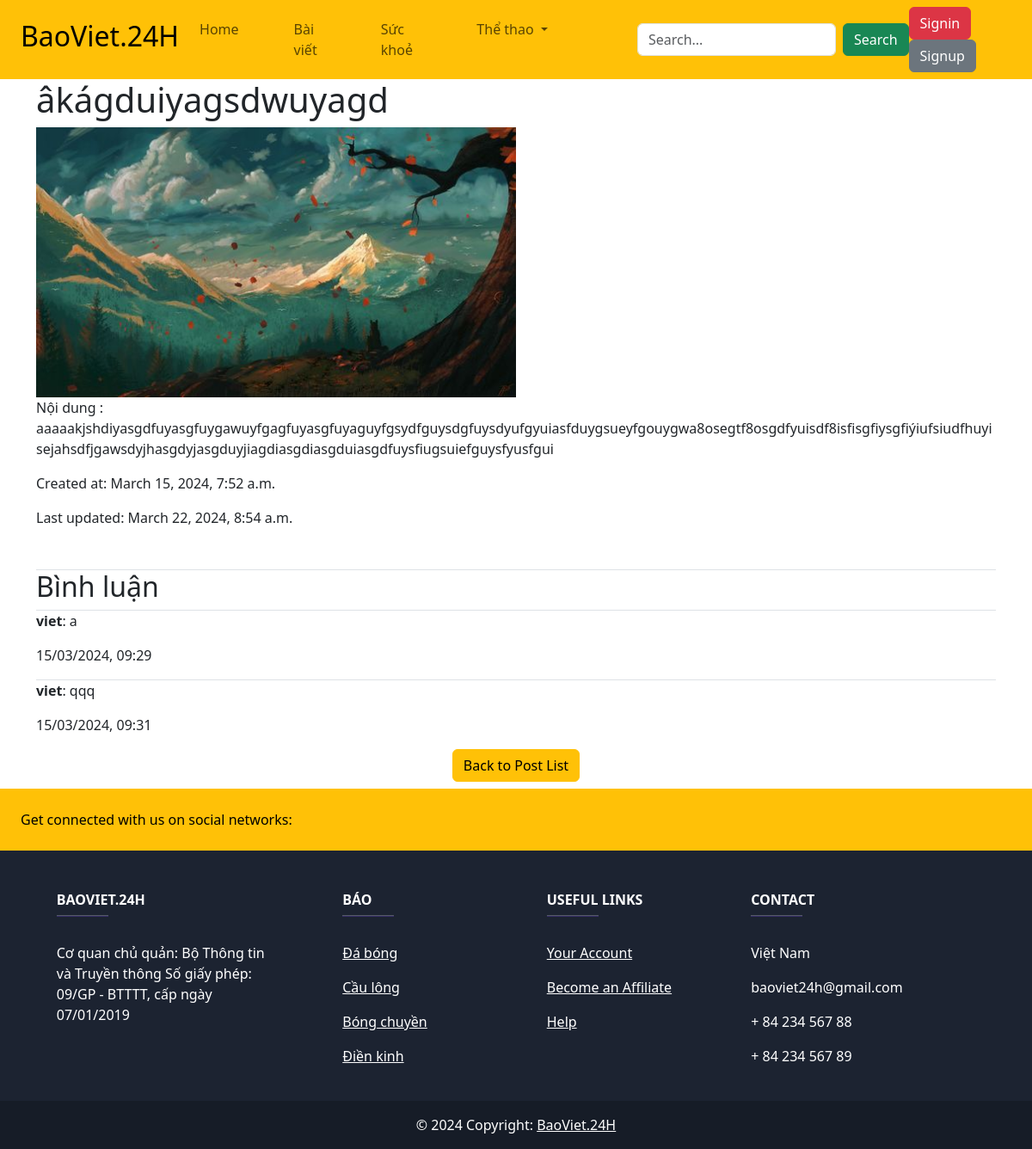
/post/27/, run on the app's committed database.
### posts/models.py (models this page shows, shortened)
class Post(models.Model):
    title = models.CharField(max_length=2000)
    content = models.TextField()
    content2 = models.TextField(default='')
    image = models.ImageField(upload_to='images/', blank=True, null=True)
    created_at = models.DateTimeField(auto_now_add=True)
    updated_at = models.DateTimeField(auto_now=True)

class Comment(models.Model):
    post = models.ForeignKey('Post', on_delete=models.CASCADE, related_name='comments')
    author = models.ForeignKey(User, on_delete=models.CASCADE)
    content = models.TextField()
    created_date = models.DateTimeField(default=timezone.now)

### posts/views.py (the view)
# urls.py: path('post/<int:pk>/', post_views.post_detail, name='post_detail'),
def post_detail(request, pk):
    post = get_object_or_404(Post, pk=pk)
    return render(request, 'posts/post_detail.html', {'post': post})

### posts/Templates/posts/post_detail.html (shortened to what this page needs)
<!DOCTYPE html>
<html>
  <head>
    <link
      rel="stylesheet"
      href="https://cdn.jsdelivr.net/npm/bootstrap@5.3.2/dist/css/bootstrap.min.css"
    />
  </head>
  <body>
    <nav class="navbar navbar-expand-lg navbar-light bg-warning">
      <a class="navbar-brand" href="/">
        <h2 class="ps-4">BaoViet.24H</h2>
      </a>
      <div
        class="collapse navbar-collapse d-flex justify-content-evenly"
        id="navbarTogglerDemo03"
      >
        <ul class="navbar-nav mr-auto mt-2 mt-lg-0">
          <li class="nav-item active pe-5">
            <a class="nav-link" href="/">Home</a>
          </li>
          <li class="nav-item pe-5">
            <a class="nav-link" href="/post">Bài viết</a>
          </li>
          <li class="nav-item pe-5">
            <a class="nav-link" href="/post">Sức khoẻ</a>
          </li>
          <li class="nav-item dropdown pe-5">
            <a
              class="nav-link dropdown-toggle"
              href="#"
              role="button"
              data-bs-toggle="dropdown"
              aria-expanded="false"
            >
              Thể thao
            </a>
          </li>
        </ul>
        <form class="form-inline my-2 my-lg-0 d-flex ms-5" method="POST">
          <input
            class="form-control mr-sm-2 me-2"
            type="text"
            placeholder="Search..."
            name="q"
          />
          <button class="btn btn-success my-2 my-sm-0" type="submit">
            Search
          </button>
        </form>
        <div>
          {% if user.is_authenticated %}
          <div class="d-flex">
            <a class="navbar-text pe-3 text-decoration-none" href="#">
              <p class="navbar-text pe-3 pt-3">Welcome, {{ user.username }}</p>
            </a>
            <div>
              <form
                method="POST"
                action="{% url 'logout' %}"
                class="d-flex"
                role="search"
              >
                {% csrf_token %}
                <button class="btn btn-danger mt-3" type="submit">
                  Logout
                </button>
              </form>
            </div>
          </div>
          {% else %}
          <a class="btn btn-danger" href="/login">Signin</a>
          <a class="btn btn-secondary" href="/register">Signup</a>
          {% endif %}
        </div>
      </div>
    </nav>
    <div
      class="container d-flex flex-column justify-content-center align-items-center"
    >
      <div class="">
        <h1 class="">{{ post.title }}</h1>
        {% if post.image %}
        <img
          class="w-50 d-flex flex-column justify-content-center align-items-center"
          src="{{ post.image.url }}"
          alt="Post Image"
        />
        {% endif %}
        <p class="text-break">Nội dung : {{ post.content }}</p>
        <p>Created at: {{ post.created_at }}</p>
        <p>Last updated: {{ post.updated_at }}</p>
        <div class="comments mt-5 border-top">
          <h2>Bình luận</h2>
          {% for comment in post.comments.all %}
          <div class="comment border-top">
            <p>
              <strong>{{ comment.author.username }}</strong>:
              {{comment.content}}
            </p>
            <p>{{ comment.created_date|date:"d/m/Y, H:i" }}</p>
          </div>
          {% empty %}
          <p>No comments yet.</p>
          {% endfor %}
        </div>
      </div>
      <a class="btn btn-warning mb-2" href="{% url 'post_list' %}"
        >Back to Post List</a
      >
    </div>
    <footer
      class="text-center text-lg-start text-white"
      style="background-color: #1c2331"
    >
      <section class="d-flex justify-content-between p-4 bg-warning">
        <div class="me-5">
          <span class="text-black"
            >Get connected with us on social networks:</span
          >
        </div>
        <div>
        </div>
      </section>
      <section class="">
        <div class="container text-center text-md-start mt-5">
          <div class="row mt-3">
            <div class="col-md-3 col-lg-4 col-xl-3 mx-auto mb-4">
              <h6 class="text-uppercase fw-bold">BaoViet.24H</h6>
              <hr
                class="mb-4 mt-0 d-inline-block mx-auto"
                style="width: 60px; background-color: #7c4dff; height: 2px"
              />
              <p>
                Cơ quan chủ quản: Bộ Thông tin và Truyền thông Số giấy phép:
                09/GP - BTTTT, cấp ngày 07/01/2019
              </p>
            </div>
            <div class="col-md-2 col-lg-2 col-xl-2 mx-auto mb-4">
              <h6 class="text-uppercase fw-bold">Báo</h6>
              <hr
                class="mb-4 mt-0 d-inline-block mx-auto"
                style="width: 60px; background-color: #7c4dff; height: 2px"
              />
              <p>
                <a href="#!" class="text-white">Đá bóng</a>
              </p>
              <p>
                <a href="#!" class="text-white">Cầu lông</a>
              </p>
              <p>
                <a href="#!" class="text-white">Bóng chuyền</a>
              </p>
              <p>
                <a href="#!" class="text-white">Điền kinh</a>
              </p>
            </div>
            <div class="col-md-3 col-lg-2 col-xl-2 mx-auto mb-4">
              <h6 class="text-uppercase fw-bold">Useful links</h6>
              <hr
                class="mb-4 mt-0 d-inline-block mx-auto"
                style="width: 60px; background-color: #7c4dff; height: 2px"
              />
              <p>
                <a href="#!" class="text-white">Your Account</a>
              </p>
              <p>
                <a href="#!" class="text-white">Become an Affiliate</a>
              </p>
              <p>
                <a href="#!" class="text-white">Help</a>
              </p>
            </div>
            <div class="col-md-4 col-lg-3 col-xl-3 mx-auto mb-md-0 mb-4">
              <h6 class="text-uppercase fw-bold">Contact</h6>
              <hr
                class="mb-4 mt-0 d-inline-block mx-auto"
                style="width: 60px; background-color: #7c4dff; height: 2px"
              />
              <p> Việt Nam</p>
              <p> baoviet24h@gmail.com</p>
              <p> + 84 234 567 88</p>
              <p> + 84 234 567 89</p>
            </div>
          </div>
        </div>
      </section>
      <div class="text-center p-3" style="background-color: rgba(0, 0, 0, 0.2)">
        © 2024 Copyright:
        <a class="text-white" href="#">BaoViet.24H</a>
      </div>
    </footer>
  </body>
</html>

### data on the page
Post: title "âkágduiyagsdwuyagd", image (picture), content "aaaaakjshdiyasgdfuyasgfuygawuyfgagfuyasgfuyaguyfgsydfguysdgfuysdyufgyuiasfduygsueyfgouygwa8osegtf8osgdfyuisdf8isfisgfiysgfiýiufsiudfhuyisejahsdfjgawsdyjhasgdyjasgduyjiagdiasgdiasgduiasgdfuysfiugsuiefguysfyusfgui", created_at "March 15, 2024, 7:52 a.m.", updated_at "March 22, 2024, 8:54 a.m."
Comment: author.username "viet", content "a", created_date "15/03/2024, 09:29"
Comment: author.username "viet", content "qqq", created_date "15/03/2024, 09:31"
